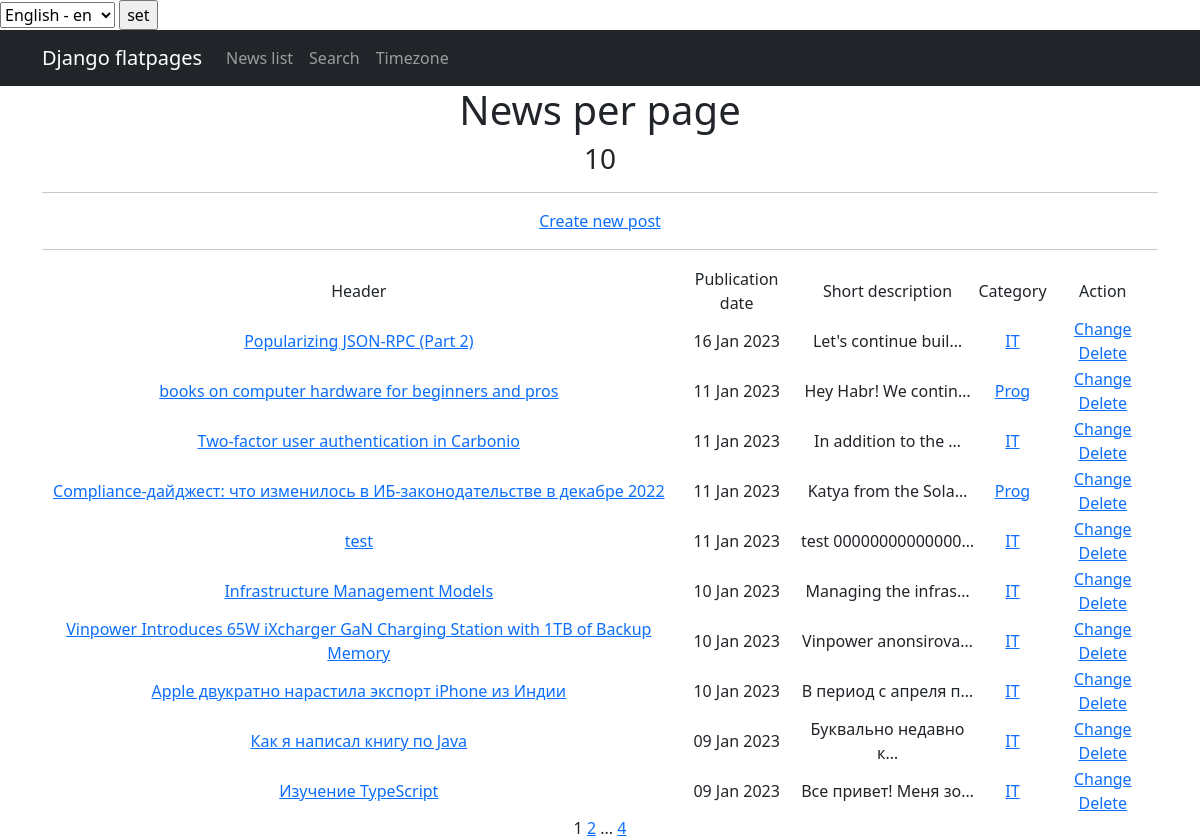
Page /news/ (signed in) on the committed database.
### news/models.py (models this page shows, shortened)
class Post (models.Model):
    author = models.ForeignKey(Author, on_delete=models.CASCADE)
    NEWS = 'NW'
    PAPER = 'PR'
    CATEGORY_CHOICES = (
        (NEWS, 'Новость'),
        (PAPER, 'Статья'),
    )
    choices = models.CharField(
        max_length=2, choices=CATEGORY_CHOICES, default=NEWS
    )
    datatime_of_creation = models.DateTimeField(auto_now_add=True)
    category = models.ManyToManyField(Category, through='PostCategory')
    heading = models.CharField(max_length=128)
    text = models.TextField()
    rating = models.IntegerField(default=0)

class Category(models.Model):
    name_category = models.CharField(max_length=64, unique=True, help_text=_('category name'))
    subscribers = models.ManyToManyField(User, related_name='categories')
    def __str__(self):
        return f'{self.name_category}'

### news/views.py (the view)
class PostList(ListView):
    model = Post
    ordering = '-datatime_of_creation'
    template_name = 'posts.html'
    context_object_name = 'posts'
    paginate_by = 10
    def get_context_data(self, **kwargs):
        context = super().get_context_data(**kwargs)
        user = self.request.user
        limit = settings.DAILY_POST_LIMIT
        today = datetime.datetime.now()
        limit_period = today - datetime.timedelta(days=1)
        posts_count_in_limit_period = Post.objects.filter(
            datatime_of_creation__gte=limit_period,
            author__authorUser=user,
        ).count()
        context['posts_in_limit_period'] = limit <= posts_count_in_limit_period
        return context

### news/templatetags/custom_filters.py (called while the page is built)
@register.filter()
def censor(value):
    filthy_list = ['редиска', 'ещеплохоеслово']
    if not isinstance(value, str):
        raise TypeError(f'unresolved type {type(value)}, expected type "str"')
    words = value.split()
    for word in words:
        if word in filthy_list:
            value = value.replace(word, f'{word[0]}{"*" * (len(word) - 1)}')
            return value
    return value

### news/templatetags/custom_tags.py (called while the page is built)
@register.simple_tag(takes_context=True)
def url_replace(context, **kwargs):
    d = context['request'].GET.copy()
    for k, v in kwargs.items():
        d[k] = v
    return d.urlencode()

### templates/posts.html (shortened to what this page needs)
{% extends 'flatpages/default.html' %}
{% load i18n %}
{% load custom_filters %}
{% load custom_tags %}
{% block content %}
   <h1>{% trans 'News per page' %}</h1>
{% load cache%}
    {% cache 30 posts %}
        <h3>{{ posts|length }}</h3>
    {% endcache %}
<hr>
{% if perms.news.add_post %}
    {% if posts_in_limit_period %}
        {% trans 'Daily post limit exceeded!' %}
    {% else %}
        <a href="{% url 'post_create'  %}"> {% trans 'Create new post' %}</a>
        <hr>
    {% endif %}
{% endif %}
{% if posts %}
       <table>
           <tr>
               <td>{% trans 'Header' %}</td>
               <td>{% trans 'Publication date' %}</td>
               <td>{% trans 'Short description' %}</td>
               <td>{% trans 'Category' %}</td>
               <td>{% if perms.news.change_post or perms.news.delete_post %}
                     {% trans 'Action' %}
                   {% endif %}
               </td>
           </tr>
           {% for post in posts %}
           <tr>
               <td> <a href="{% url 'post' pk=post.id %}">
                   {{ post.heading|censor }}
              </a>
               </td>
               <td>{{ post.datatime_of_creation|date:'d M Y' }}</td>
               <td>{{ post.text|truncatechars:20|censor }}</td>
               <td>
                   {% for category in post.category.all %}
                   <a href="{% url 'category_list' pk=category.id %}"> {{ category }} </a>
                   {% endfor %}
               </td>
               <td>
                        {% if perms.news.change_post %}
                            <a href="{% url 'post_update' pk=post.id %}"> {% trans 'Change' %}</a>
                        {% endif %}
                        {% if perms.news.delete_post %}
                            <a href="{% url 'post_delete' pk=post.id %}"> {% trans 'Delete' %}</a>
                        {% endif %}
               </td>
           </tr>
           {% endfor %}
       </table>
   {% else %}
       <h2>{% trans 'News not find!' %}</h2>
   {% endif %}
   {{ page_obj.number }}
   {% if page_obj.has_next %}
       <a href="?{% url_replace page=page_obj.next_page_number %}">{{ page_obj.next_page_number }}</a>
       {% if paginator.num_pages != page_obj.next_page_number %}
           ...
           <a href="?{% url_replace page=page_obj.paginator.num_pages %}">{{ page_obj.paginator.num_pages }}</a>
       {% endif %}
   {% endif %}
{% endblock content %}

### rows in the picture
Post: heading|censor "Popularizing JSON-RPC (Part 2)", datatime_of_creation "16 Jan 2023", text|censor "Let's continue buil…"
Category: name_category "IT"
Post: heading|censor "books on computer hardware for beginners and pros", datatime_of_creation "11 Jan 2023", text|censor "Hey Habr! We contin…"
Category: name_category "Prog"
Post: heading|censor "Two-factor user authentication in Carbonio", datatime_of_creation "11 Jan 2023", text|censor "In addition to the …"
Post: heading|censor "Compliance-дайджест: что изменилось в ИБ-законодательстве в декабре 2022", datatime_of_creation "11 Jan 2023", text|censor "Katya from the Sola…"
Post: heading|censor "test", datatime_of_creation "11 Jan 2023", text|censor "test 00000000000000…"
Post: heading|censor "Infrastructure Management Models", datatime_of_creation "10 Jan 2023", text|censor "Managing the infras…"
Post: heading|censor "Vinpower Introduces 65W iXcharger GaN Charging Station with 1TB of Backup Memory", datatime_of_creation "10 Jan 2023", text|censor "Vinpower anonsirova…"
Post: heading|censor "Apple двукратно нарастила экспорт iPhone из Индии", datatime_of_creation "10 Jan 2023", text|censor "В период с апреля п…"
Post: heading|censor "Как я написал книгу по Java", datatime_of_creation "09 Jan 2023", text|censor "Буквально недавно к…"
Post: heading|censor "Изучение TypeScript", datatime_of_creation "09 Jan 2023", text|censor "Все привет! Меня зо…"

### other values in the picture
{{ posts|length }} "10"
{{ page_obj.number }} "1"
{{ page_obj.next_page_number }} "2"
{{ page_obj.paginator.num_pages }} "4"
form field language "English - en"
